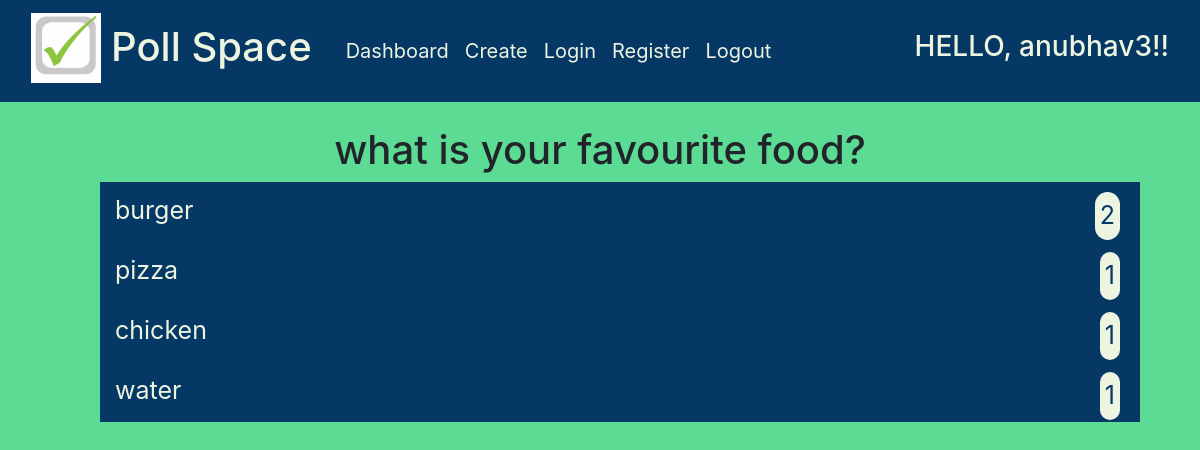
Page /polls/1/result (signed in) on the committed database.
### polls/models.py (models this page shows)
class Polls(models.Model) :
    poll_question = models.TextField()
    poll_option1 = models.CharField(max_length = 100)
    poll_option2 = models.CharField(max_length = 100)
    poll_option3 = models.CharField(max_length = 100)
    poll_option4 = models.CharField(max_length = 100)
    poll_option1_count = models.IntegerField(default = 0)
    poll_option2_count = models.IntegerField(default = 0)
    poll_option3_count = models.IntegerField(default = 0)
    poll_option4_count = models.IntegerField(default = 0)

### polls/views.py (the view)
# urls.py: path('polls/<poll_id>/result', result_view, name='result'),
@login_required(login_url='login')
def result_view(request, poll_id, *args, **kwargs) :
    poll = Polls.objects.get(pk = poll_id)
    context = {
        'poll' : poll
    }
    return render(request, 'polls/result.html', context)

### polls/templates/polls/result.html (shortened to what this page needs)
{% extends "base.html" %}
{% block content %}
<div id="result" class="container-fluid">
    <h1>{{ poll.poll_question }}</h1>
    <ul class="polldata">
        <li class="pollitem">
            <p class="pollname">{{poll.poll_option1}}</p>
            <p class="function">{{poll.poll_option1_count}}</p>
        </li>
        <li class="pollitem">
            <p class="pollname">{{poll.poll_option2}}</p>
            <p  class="function">{{poll.poll_option2_count}}</p>
        </li>
        <li class="pollitem">
            <p class="pollname">{{poll.poll_option3}}</p>
            <p class="function">{{poll.poll_option3_count}}</p>
        </li>
        <li class="pollitem">
            <p class="pollname">{{poll.poll_option4}}</p>
            <p  class="function">{{poll.poll_option4_count}}</p>
        </li>
    </ul>
    <br>
</div>
{% endblock %}

### templates/base.html (shortened to what this page needs)
{% load static %}
<!DOCTYPE html>
<html>
    <head>
        <link rel="stylesheet" href="{% static '/stylesheet/bootstrap.min.css' %}">
        <link rel="stylesheet" href="{% static '/stylesheet/styles.css' %}">
    </head>
    <body>
        <header>
            <nav class="navbar navbar-expand-lg navbar-light">
                <div class="container-fluid">
                  <div class="navbar-brand">
                    <a href="{% url 'login' %}"><img id="logo" src="{% static 'images/logo.png'%}"></a>
                    <a href="{% url 'login' %}"><h1 id="brandname">Poll Space</h1></a>
                  </div>
                  <div class="collapse navbar-collapse" id="navbarTogglerDemo02">
                    <ul class="navbar-nav me-auto mb-2 mb-lg-0">
                      <li class="nav-item">
                        <a id="menu" class="nav-link" href="{% url 'dashboard' %}">Dashboard</a>
                      </li>
                      <li class="nav-item">
                        <a id="menu" class="nav-link" href="{% url 'create' %}">Create</a>
                      </li>
                      <li class="nav-item">
                        <a id="menu" class="nav-link" href="{% url 'login' %}">Login</a>
                      </li>
                      <li class="nav-item">
                        <a id="menu" class="nav-link" href="{% url 'register' %}">Register</a>
                      </li>
                      {% if request.user.is_authenticated %}
                        <li class="nav-item">
                          <a id="menu" class="nav-link" href="{% url 'logout' %}">Logout</a>
                        </li>
                      {% endif %}
                    </ul>
                  </div>
                  {% if request.user.is_authenticated %}
                    <h3 id="greeting">HELLO, {{ request.user }}!!</h3>
                  {% endif %}
                </div>
            </nav>
	    </header>
      <br>
      <section class="container">
        {% block content %}{% endblock %}
      </section>
      <br>
    </body>
</html>

### static/stylesheet/styles.css (style rules this page uses)
* { box-sizing: border-box; }
body { background-color: #5CDB95; }
.navbar { background-color: #053865; }
#brandname { font-style: bold; float: right; padding: 10px; color: #EDF5E1; }
#logo { height: 70px; width: 70px; }
#menu { color: #EDF5E1; font-size: 20px; }
#greeting { color: #EDF5E1; }
#random, #registerForm, #poll_list, #result { top: 50%; left: 50%; font-size: 20px; text-align: center; }
.polldata { list-style-type: none; }
.pollitem { background-color: #053865; width: 100%; padding: 10px; position: relative; height: 60px; }
.pollname { display: inline; position: absolute; left: 15px; color: #EDF5E1; font-size: 25px; }
.function { font-size: 25px; background-color: #EDF5E1; color: #053865; padding: 5px; border-radius: 25px; position: absolute; right: 20px; }

### rows in the picture
Polls: poll_question "what is your favourite food?", poll_option1 "burger", poll_option1_count "2", poll_option2 "pizza", poll_option2_count "1", poll_option3 "chicken", poll_option3_count "1", poll_option4 "water", poll_option4_count "1"

### other values in the picture
{{ request.user }} "anubhav3"
